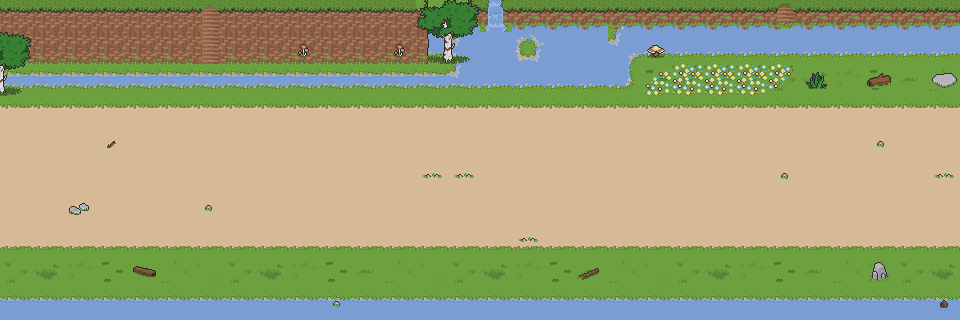

This is a level from a 2D game, rendered from its Tiled map with the project's own tilesets. A one-line summary and the map file follow, with tile-layer data summarised:
An orthogonal 30x10 tile map with 32x32 px tiles, 4 tile layers (floor, cliff, decor1, decor2) and 13 objects (6x monster, 3x chord, 2x box, playerStart, milestone).

<map version="1.10" tiledversion="1.11.0" orientation="orthogonal" renderorder="right-down" width="30" height="10" tilewidth="32" tileheight="32" infinite="0" nextlayerid="8" nextobjectid="14">
 <editorsettings>
  <export target="stage_01_03.json" format="json" />
 </editorsettings>
 <tileset firstgid="1" name="Forest-Prairie Tileset v1" tilewidth="32" tileheight="32" tilecount="567" columns="21">
  <image source="../../Forest-Prairie Tileset v1.png" width="672" height="864" />
  <tile id="128">
   <properties>
    <property name="collides" type="bool" value="true" />
   </properties>
  </tile>
  <tile id="129">
   <properties>
    <property name="collides" type="bool" value="true" />
   </properties>
  </tile>
  <tile id="130">
   <properties>
    <property name="collides" type="bool" value="true" />
   </properties>
  </tile>
  <tile id="131">
   <properties>
    <property name="collides" type="bool" value="true" />
   </properties>
  </tile>
  <tile id="132">
   <properties>
    <property name="collides" type="bool" value="true" />
   </properties>
  </tile>
  <tile id="133">
   <properties>
    <property name="collides" type="bool" value="true" />
   </properties>
  </tile>
  <tile id="134">
   <properties>
    <property name="collides" type="bool" value="true" />
   </properties>
  </tile>
  <tile id="135">
   <properties>
    <property name="collides" type="bool" value="true" />
   </properties>
  </tile>
  <tile id="136">
   <properties>
    <property name="collides" type="bool" value="true" />
   </properties>
  </tile>
  <tile id="137">
   <properties>
    <property name="collides" type="bool" value="true" />
   </properties>
  </tile>
  <tile id="138">
   <properties>
    <property name="collides" type="bool" value="true" />
   </properties>
  </tile>
  <tile id="139">
   <properties>
    <property name="collides" type="bool" value="true" />
   </properties>
  </tile>
  <tile id="140">
   <properties>
    <property name="collides" type="bool" value="true" />
   </properties>
  </tile>
  <tile id="141">
   <properties>
    <property name="collides" type="bool" value="true" />
   </properties>
  </tile>
  <tile id="142">
   <properties>
    <property name="collides" type="bool" value="true" />
   </properties>
  </tile>
  <tile id="143">
   <properties>
    <property name="collides" type="bool" value="true" />
   </properties>
  </tile>
  <tile id="144">
   <properties>
    <property name="collides" type="bool" value="true" />
   </properties>
  </tile>
  <tile id="149">
   <properties>
    <property name="collides" type="bool" value="true" />
   </properties>
  </tile>
  <tile id="150">
   <properties>
    <property name="collides" type="bool" value="true" />
   </properties>
  </tile>
  <tile id="151">
   <properties>
    <property name="collides" type="bool" value="true" />
   </properties>
  </tile>
  <tile id="152">
   <properties>
    <property name="collides" type="bool" value="true" />
   </properties>
  </tile>
  <tile id="153">
   <properties>
    <property name="collides" type="bool" value="true" />
   </properties>
  </tile>
  <tile id="154">
   <properties>
    <property name="collides" type="bool" value="true" />
   </properties>
  </tile>
  <tile id="155">
   <properties>
    <property name="collides" type="bool" value="true" />
   </properties>
  </tile>
  <tile id="156">
   <properties>
    <property name="collides" type="bool" value="true" />
   </properties>
  </tile>
  <tile id="157">
   <properties>
    <property name="collides" type="bool" value="true" />
   </properties>
  </tile>
  <tile id="158">
   <properties>
    <property name="collides" type="bool" value="true" />
   </properties>
  </tile>
  <tile id="159">
   <properties>
    <property name="collides" type="bool" value="true" />
   </properties>
  </tile>
  <tile id="160">
   <properties>
    <property name="collides" type="bool" value="true" />
   </properties>
  </tile>
  <tile id="161">
   <properties>
    <property name="collides" type="bool" value="true" />
   </properties>
  </tile>
  <tile id="162">
   <properties>
    <property name="collides" type="bool" value="true" />
   </properties>
  </tile>
  <tile id="163">
   <properties>
    <property name="collides" type="bool" value="true" />
   </properties>
  </tile>
  <tile id="164">
   <properties>
    <property name="collides" type="bool" value="true" />
   </properties>
  </tile>
  <tile id="165">
   <properties>
    <property name="collides" type="bool" value="true" />
   </properties>
  </tile>
  <tile id="166">
   <properties>
    <property name="collides" type="bool" value="true" />
   </properties>
  </tile>
  <tile id="170">
   <properties>
    <property name="collides" type="bool" value="true" />
   </properties>
  </tile>
  <tile id="171">
   <properties>
    <property name="collides" type="bool" value="true" />
   </properties>
  </tile>
  <tile id="172">
   <properties>
    <property name="collides" type="bool" value="true" />
   </properties>
  </tile>
  <tile id="173">
   <properties>
    <property name="collides" type="bool" value="true" />
   </properties>
  </tile>
  <tile id="174">
   <properties>
    <property name="collides" type="bool" value="true" />
   </properties>
  </tile>
  <tile id="175">
   <properties>
    <property name="collides" type="bool" value="true" />
   </properties>
  </tile>
  <tile id="176">
   <properties>
    <property name="collides" type="bool" value="true" />
   </properties>
  </tile>
  <tile id="177">
   <properties>
    <property name="collides" type="bool" value="true" />
   </properties>
  </tile>
  <tile id="178">
   <properties>
    <property name="collides" type="bool" value="true" />
   </properties>
  </tile>
  <tile id="179">
   <properties>
    <property name="collides" type="bool" value="true" />
   </properties>
  </tile>
  <tile id="180">
   <properties>
    <property name="collides" type="bool" value="true" />
   </properties>
  </tile>
  <tile id="181">
   <properties>
    <property name="collides" type="bool" value="true" />
   </properties>
  </tile>
  <tile id="182">
   <properties>
    <property name="collides" type="bool" value="true" />
   </properties>
  </tile>
  <tile id="183">
   <properties>
    <property name="collides" type="bool" value="true" />
   </properties>
  </tile>
  <tile id="185">
   <properties>
    <property name="collides" type="bool" value="true" />
   </properties>
  </tile>
  <tile id="186">
   <properties>
    <property name="collides" type="bool" value="true" />
   </properties>
  </tile>
  <tile id="187">
   <properties>
    <property name="collides" type="bool" value="true" />
   </properties>
  </tile>
  <tile id="190">
   <properties>
    <property name="collides" type="bool" value="true" />
   </properties>
  </tile>
  <tile id="191">
   <properties>
    <property name="collides" type="bool" value="true" />
   </properties>
  </tile>
  <tile id="192">
   <properties>
    <property name="collides" type="bool" value="true" />
   </properties>
  </tile>
  <tile id="193">
   <properties>
    <property name="collides" type="bool" value="true" />
   </properties>
  </tile>
  <tile id="194">
   <properties>
    <property name="collides" type="bool" value="true" />
   </properties>
  </tile>
  <tile id="195">
   <properties>
    <property name="collides" type="bool" value="true" />
   </properties>
  </tile>
  <tile id="196">
   <properties>
    <property name="collides" type="bool" value="true" />
   </properties>
  </tile>
  <tile id="197">
   <properties>
    <property name="collides" type="bool" value="true" />
   </properties>
  </tile>
  <tile id="200">
   <properties>
    <property name="collides" type="bool" value="true" />
   </properties>
  </tile>
  <tile id="201">
   <properties>
    <property name="collides" type="bool" value="true" />
   </properties>
  </tile>
  <tile id="202">
   <properties>
    <property name="collides" type="bool" value="true" />
   </properties>
  </tile>
  <tile id="203">
   <properties>
    <property name="collides" type="bool" value="true" />
   </properties>
  </tile>
  <tile id="204">
   <properties>
    <property name="collides" type="bool" value="true" />
   </properties>
  </tile>
  <tile id="211">
   <properties>
    <property name="collides" type="bool" value="true" />
   </properties>
  </tile>
  <tile id="212">
   <properties>
    <property name="collides" type="bool" value="true" />
   </properties>
  </tile>
  <tile id="213">
   <properties>
    <property name="collides" type="bool" value="true" />
   </properties>
  </tile>
  <tile id="214">
   <properties>
    <property name="collides" type="bool" value="true" />
   </properties>
  </tile>
  <tile id="215">
   <properties>
    <property name="collides" type="bool" value="true" />
   </properties>
  </tile>
  <tile id="216">
   <properties>
    <property name="collides" type="bool" value="true" />
   </properties>
  </tile>
  <tile id="217">
   <properties>
    <property name="collides" type="bool" value="true" />
   </properties>
  </tile>
  <tile id="218">
   <properties>
    <property name="collides" type="bool" value="true" />
   </properties>
  </tile>
  <tile id="219">
   <properties>
    <property name="collides" type="bool" value="true" />
   </properties>
  </tile>
  <tile id="220">
   <properties>
    <property name="collides" type="bool" value="true" />
   </properties>
  </tile>
  <tile id="221">
   <properties>
    <property name="collides" type="bool" value="true" />
   </properties>
  </tile>
  <tile id="222">
   <properties>
    <property name="collides" type="bool" value="true" />
   </properties>
  </tile>
  <tile id="223">
   <properties>
    <property name="collides" type="bool" value="true" />
   </properties>
  </tile>
  <tile id="224">
   <properties>
    <property name="collides" type="bool" value="true" />
   </properties>
  </tile>
  <tile id="225">
   <properties>
    <property name="collides" type="bool" value="true" />
   </properties>
  </tile>
  <tile id="227">
   <properties>
    <property name="collides" type="bool" value="true" />
   </properties>
  </tile>
  <tile id="228">
   <properties>
    <property name="collides" type="bool" value="true" />
   </properties>
  </tile>
  <tile id="232">
   <properties>
    <property name="collides" type="bool" value="true" />
   </properties>
  </tile>
  <tile id="233">
   <properties>
    <property name="collides" type="bool" value="true" />
   </properties>
  </tile>
  <tile id="234">
   <properties>
    <property name="collides" type="bool" value="true" />
   </properties>
  </tile>
  <tile id="235">
   <properties>
    <property name="collides" type="bool" value="true" />
   </properties>
  </tile>
  <tile id="236">
   <properties>
    <property name="collides" type="bool" value="true" />
   </properties>
  </tile>
  <tile id="237">
   <properties>
    <property name="collides" type="bool" value="true" />
   </properties>
  </tile>
  <tile id="238">
   <properties>
    <property name="collides" type="bool" value="true" />
   </properties>
  </tile>
  <tile id="239">
   <properties>
    <property name="collides" type="bool" value="true" />
   </properties>
  </tile>
  <tile id="240">
   <properties>
    <property name="collides" type="bool" value="true" />
   </properties>
  </tile>
  <tile id="241">
   <properties>
    <property name="collides" type="bool" value="true" />
   </properties>
  </tile>
  <tile id="242">
   <properties>
    <property name="collides" type="bool" value="true" />
   </properties>
  </tile>
  <tile id="243">
   <properties>
    <property name="collides" type="bool" value="true" />
   </properties>
  </tile>
  <tile id="244">
   <properties>
    <property name="collides" type="bool" value="true" />
   </properties>
  </tile>
  <tile id="246">
   <properties>
    <property name="collides" type="bool" value="true" />
   </properties>
  </tile>
  <tile id="248">
   <properties>
    <property name="collides" type="bool" value="true" />
   </properties>
  </tile>
  <tile id="249">
   <properties>
    <property name="collides" type="bool" value="true" />
   </properties>
  </tile>
  <tile id="258">
   <properties>
    <property name="collides" type="bool" value="true" />
   </properties>
  </tile>
  <tile id="259">
   <properties>
    <property name="collides" type="bool" value="true" />
   </properties>
  </tile>
  <tile id="260">
   <properties>
    <property name="collides" type="bool" value="true" />
   </properties>
  </tile>
  <tile id="261">
   <properties>
    <property name="collides" type="bool" value="true" />
   </properties>
  </tile>
  <tile id="262">
   <properties>
    <property name="collides" type="bool" value="true" />
   </properties>
  </tile>
  <tile id="263">
   <properties>
    <property name="collides" type="bool" value="true" />
   </properties>
  </tile>
  <tile id="264">
   <properties>
    <property name="collides" type="bool" value="true" />
   </properties>
  </tile>
  <tile id="265">
   <properties>
    <property name="collides" type="bool" value="true" />
   </properties>
  </tile>
  <tile id="269">
   <properties>
    <property name="collides" type="bool" value="true" />
   </properties>
  </tile>
  <tile id="270">
   <properties>
    <property name="collides" type="bool" value="true" />
   </properties>
  </tile>
  <tile id="279">
   <properties>
    <property name="collides" type="bool" value="true" />
   </properties>
  </tile>
  <tile id="280">
   <properties>
    <property name="collides" type="bool" value="true" />
   </properties>
  </tile>
  <tile id="281">
   <properties>
    <property name="collides" type="bool" value="true" />
   </properties>
  </tile>
  <tile id="282">
   <properties>
    <property name="collides" type="bool" value="true" />
   </properties>
  </tile>
  <tile id="283">
   <properties>
    <property name="collides" type="bool" value="true" />
   </properties>
  </tile>
  <tile id="284">
   <properties>
    <property name="collides" type="bool" value="true" />
   </properties>
  </tile>
  <tile id="285">
   <properties>
    <property name="collides" type="bool" value="true" />
   </properties>
  </tile>
  <tile id="286">
   <properties>
    <property name="collides" type="bool" value="true" />
   </properties>
  </tile>
  <tile id="290">
   <properties>
    <property name="collides" type="bool" value="true" />
   </properties>
  </tile>
  <tile id="291">
   <properties>
    <property name="collides" type="bool" value="true" />
   </properties>
  </tile>
  <tile id="300">
   <properties>
    <property name="collides" type="bool" value="true" />
   </properties>
  </tile>
  <tile id="301">
   <properties>
    <property name="collides" type="bool" value="true" />
   </properties>
  </tile>
  <tile id="302">
   <properties>
    <property name="collides" type="bool" value="true" />
   </properties>
  </tile>
  <tile id="303">
   <properties>
    <property name="collides" type="bool" value="true" />
   </properties>
  </tile>
  <tile id="305">
   <properties>
    <property name="collides" type="bool" value="true" />
   </properties>
  </tile>
  <tile id="306">
   <properties>
    <property name="collides" type="bool" value="true" />
   </properties>
  </tile>
  <tile id="307">
   <properties>
    <property name="collides" type="bool" value="true" />
   </properties>
  </tile>
  <tile id="321">
   <properties>
    <property name="collides" type="bool" value="true" />
   </properties>
  </tile>
  <tile id="322">
   <properties>
    <property name="collides" type="bool" value="true" />
   </properties>
  </tile>
  <tile id="323">
   <properties>
    <property name="collides" type="bool" value="true" />
   </properties>
  </tile>
 </tileset>
 <layer id="1" name="floor" width="30" height="10">
  <data>[300 cells, 300 non-empty, 21 distinct tile ids]</data>
 </layer>
 <layer id="5" name="cliff" width="30" height="10">
  <data>[300 cells, 44 non-empty, 10 distinct tile ids]</data>
 </layer>
 <layer id="4" name="decor1" width="30" height="10">
  <data>[300 cells, 8 non-empty, 6 distinct tile ids]</data>
 </layer>
 <layer id="6" name="decor2" width="30" height="10">
  <data>[300 cells, 23 non-empty, 14 distinct tile ids]</data>
 </layer>
 <objectgroup id="7" name="object">
  <object id="1" name="playerStart" x="18.6667" y="184.667">
   <point />
  </object>
  <object id="2" name="chordStart" type="chord" x="18" y="143.333">
   <point />
  </object>
  <object id="3" name="milestone" x="926.226" y="128.895">
   <point />
  </object>
  <object id="4" name="chordEnd" type="chord" x="894.782" y="130.672">
   <point />
  </object>
  <object id="5" name="chordBattle" type="chord" x="523.333" y="279.779">
   <point />
  </object>
  <object id="6" name="apple" type="monster" x="280" y="155.333">
   <point />
  </object>
  <object id="7" name="apple" type="monster" x="586.721" y="187.059">
   <point />
  </object>
  <object id="8" name="lemon" type="monster" x="663.645" y="227.565">
   <point />
  </object>
  <object id="9" name="apple" type="monster" x="220.689" y="215.586">
   <point />
  </object>
  <object id="10" name="eggplant" type="monster" x="398.145" y="195.649">
   <point />
  </object>
  <object id="11" name="eggplant" type="monster" x="696.51" y="153.584">
   <point />
  </object>
  <object id="12" name="box" x="110.788" y="250.618">
   <point />
  </object>
  <object id="13" name="box" x="80.6712" y="249.543">
   <point />
  </object>
 </objectgroup>
</map>
